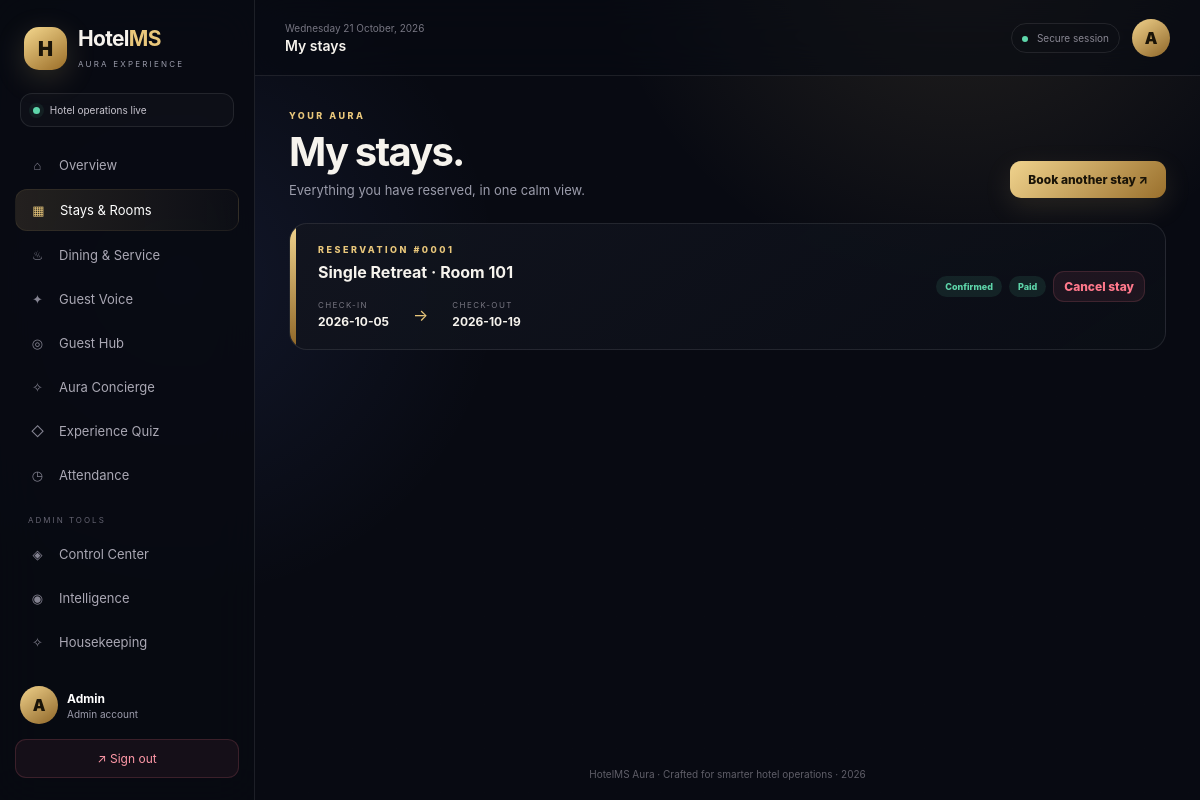
/booking/my-bookings (signed in), run on the app's committed database.
### models.py (models this page shows, shortened)
class User(UserMixin, db.Model):
    id = db.Column(db.Integer, primary_key=True)
    name = db.Column(db.String(120), nullable=False)
    email = db.Column(db.String(120), unique=True, nullable=False)
    password_hash = db.Column(db.String(255), nullable=False)
    role = db.Column(db.String(20), nullable=False, default="guest")
    created_at = db.Column(db.DateTime, default=datetime.utcnow)

class Booking(db.Model):
    id = db.Column(db.Integer, primary_key=True)
    guest_id = db.Column(db.Integer, db.ForeignKey("user.id"), nullable=False)
    room_id = db.Column(db.Integer, db.ForeignKey("room.id"), nullable=False)
    check_in = db.Column(db.Date, nullable=False)
    check_out = db.Column(db.Date, nullable=False)
    payment_status = db.Column(db.String(20), default="pending")  # pending, paid
    status = db.Column(db.String(20), default="confirmed")  # confirmed, cancelled, completed
    created_at = db.Column(db.DateTime, default=datetime.utcnow)
    guest = db.relationship("User", backref="bookings")
    room = db.relationship("Room", backref="bookings")

class Room(db.Model):
    id = db.Column(db.Integer, primary_key=True)
    room_number = db.Column(db.String(10), unique=True, nullable=False)
    room_type = db.Column(db.String(50), nullable=False)  # Single, Double, Suite
    price_per_night = db.Column(db.Float, nullable=False)
    status = db.Column(db.String(20), default="available")  # available, booked, maintenance

### routes/booking_routes.py (the view)
@booking_bp.route("/my-bookings")
@login_required
def my_bookings():
    bookings = Booking.query.filter_by(guest_id=current_user.id).order_by(Booking.created_at.desc()).all()
    return render_template("booking/my_bookings.html", bookings=bookings)

### templates/booking/my_bookings.html (shortened to what this page needs)
{% extends "base.html" %}
{% block pagetitle %}My stays{% endblock %}
{% block content %}
<div class="page-intro"><div><span class="eyebrow">YOUR AURA</span><h1>My stays.</h1><p>Everything you have reserved, in one calm view.</p></div><a href="{{ url_for('booking.rooms') }}" class="btn-primary">Book another stay ↗</a></div>
<div class="booking-list">{% for b in bookings %}<article class="booking-card"><div class="booking-accent"></div><div class="booking-main"><span class="eyebrow">RESERVATION #{{ '%04d'|format(b.id) }}</span><h3>{{ b.room.room_type }} Retreat · Room {{ b.room.room_number }}</h3><div class="stay-dates"><div><small>CHECK-IN</small><b>{{ b.check_in }}</b></div><span>→</span><div><small>CHECK-OUT</small><b>{{ b.check_out }}</b></div></div></div><div class="booking-side"><span class="status status-{{ b.status }}">{{ b.status }}</span><span class="status status-{{ b.payment_status }}">{{ b.payment_status }}</span>{% if b.status == 'confirmed' %}{% if b.payment_status == 'pending' %}<form method="POST" action="{{ url_for('booking.pay_booking', booking_id=b.id) }}"><button class="btn-small" type="submit">Mark paid</button></form>{% endif %}<form method="POST" action="{{ url_for('booking.cancel_booking', booking_id=b.id) }}"><button class="btn-small btn-danger" type="submit">Cancel stay</button></form>{% endif %}</div></article>{% else %}<div class="empty-state"><div>✦</div><h2>No stays yet</h2><p>Your next beautiful stay is one click away.</p><a href="{{ url_for('booking.rooms') }}" class="btn-primary">Explore rooms</a></div>{% endfor %}</div>
{% endblock %}

### templates/base.html (shortened to what this page needs)
<!doctype html>
<html lang="en">
<head>
    <link rel="stylesheet" href="{{ url_for('static', filename='css/style.css') }}">
</head>
<body class="{% if current_user.is_authenticated %}app-shell{% else %}auth-shell{% endif %}">
{% if current_user.is_authenticated %}
<aside class="sidebar" id="sidebar">
    <div class="brand">
        <div class="brandmark">H</div>
        <div><h2>Hotel<span>MS</span></h2><small>AURA EXPERIENCE</small></div>
    </div>
    <div class="welcome-mini"><span class="pulse"></span> Hotel operations live</div>
    <nav class="nav">
        <a href="{{ url_for('auth.dashboard') }}" class="{{ 'active' if request.endpoint == 'auth.dashboard' }}"><i>⌂</i> Overview</a>
        <a href="{{ url_for('booking.rooms') }}" class="{{ 'active' if request.blueprint == 'booking' }}"><i>▦</i> Stays & Rooms</a>
        <a href="{{ url_for('service.menu') }}" class="{{ 'active' if request.blueprint == 'service' }}"><i>♨</i> Dining & Service</a>
        <a href="{{ url_for('review.list_reviews') }}" class="{{ 'active' if request.blueprint == 'review' }}"><i>✦</i> Guest Voice</a>
        <a href="{{ url_for('advanced.guest_hub') }}" class="{{ 'active' if request.endpoint == 'advanced.guest_hub' }}"><i>◎</i> Guest Hub</a>
        <a href="{{ url_for('advanced.concierge') }}" class="{{ 'active' if request.endpoint == 'advanced.concierge' }}"><i>✧</i> Aura Concierge</a>
        <a href="{{ url_for('quiz.quiz_home') }}" class="{{ 'active' if request.blueprint == 'quiz' }}"><i>◇</i> Experience Quiz</a>
        {% if current_user.role in ['teacher', 'admin'] %}
        <a href="{{ url_for('attendance.mark_attendance') }}" class="{{ 'active' if request.blueprint == 'attendance' }}"><i>◷</i> Attendance</a>
        {% elif current_user.role == 'student' %}
        <a href="{{ url_for('attendance.my_attendance') }}" class="{{ 'active' if request.blueprint == 'attendance' }}"><i>◷</i> My Attendance</a>
        {% endif %}
        {% if current_user.role == 'admin' %}
        <div class="nav-label">ADMIN TOOLS</div>
        <a href="{{ url_for('admin.control') }}" class="{{ 'active' if request.blueprint == 'admin' }}"><i>◈</i> Control Center</a>
        <a href="{{ url_for('advanced.analytics') }}" class="{{ 'active' if request.endpoint == 'advanced.analytics' }}"><i>◉</i> Intelligence</a>
        <a href="{{ url_for('housekeeping.board') }}" class="{{ 'active' if request.blueprint == 'housekeeping' }}"><i>✧</i> Housekeeping</a>
        <a href="{{ url_for('quiz.manage_questions') }}"><i>⚙</i> Quiz Control</a>
        {% endif %}
    </nav>
    <div class="sidebar-bottom">
        <div class="mini-profile"><div class="avatar">{{ current_user.name[0]|upper }}</div><div><strong>{{ current_user.name }}</strong><small>{{ current_user.role|capitalize }} account</small></div></div>
        <a class="logout" href="{{ url_for('auth.logout') }}">↗ Sign out</a>
    </div>
</aside>
<main class="main">
    <header class="topbar">
        <div class="top-left"><button class="menu" id="menuBtn">☰</button><div><div class="date" id="date"></div><h3>{% block pagetitle %}Welcome back{% endblock %}</h3></div></div>
        <div class="top-right"><div class="top-status"><span></span> Secure session</div><div class="avatar">{{ current_user.name[0]|upper }}</div></div>
    </header>
    <section class="content">
{% else %}
<main class="auth-wrapper">
{% endif %}
    {% block content %}{% endblock %}
{% if current_user.is_authenticated %}
    </section>
    <footer>HotelMS Aura · Crafted for smarter hotel operations · 2026</footer>
</main>
{% else %}
</main>
{% endif %}
</body>
</html>

### data on the page
User: name "A", name "Admin", role "Admin"
Booking: id "0001", room.room_type "Single", room.room_number "101", check_in "2026-10-05", check_out "2026-10-19", status "Confirmed", payment_status "Paid"
